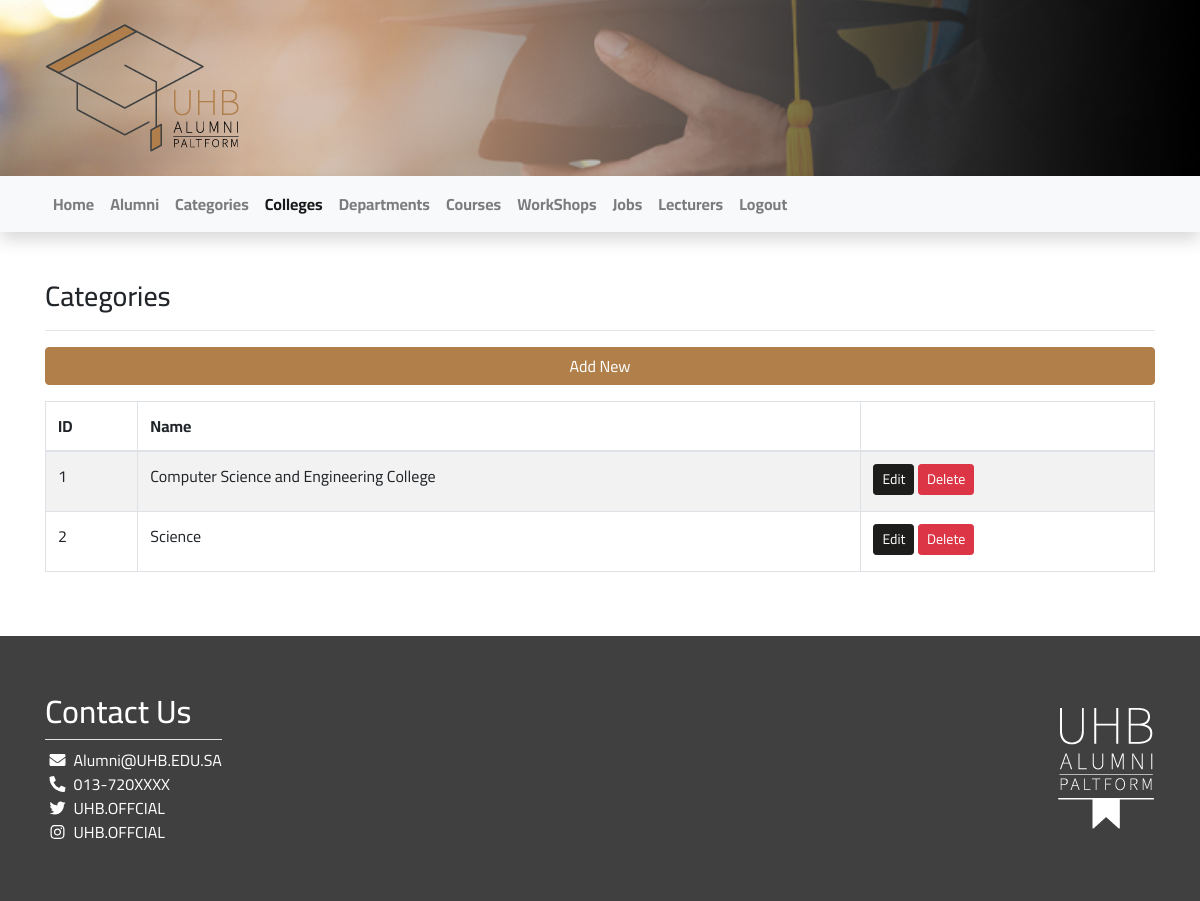
The app's page /Code/views/colleges (signed in) with its own data.
### tables this page shows
CREATE TABLE `colleges` (
  `id` int(11) NOT NULL,
  `colg_name` varchar(255) NOT NULL
);

### Code/views/colleges/index.php (the view, shortened to what this page needs)
<?php
require_once "../../init/init.php";
$stmt = $con->prepare("SELECT * FROM colleges");
$stmt->execute();
$colleges = $stmt->fetchAll();
?>
<div class="container py-5">
    <h3>Categories</h3>
    <hr />
    <a class="btn btn-block mb-3 btn-primary" href="add.php">Add New</a>
    <div class="table-responsive">
        <table class="table table-striped table-hover table-bordered w-100">
            <thead>
                <tr>
                    <th>ID</th>
                    <th>Name</th>
                    <th></th>
                </tr>
            </thead>
            <tbody>
			<?php foreach ($colleges as $college): ?>
                <tr>
                    <td><?= $college['id'] ?></td>
                    <td><?= $college['colg_name'] ?></td>
                    <td>
                        <a class="btn btn-sm mb-1 btn-dark" href="edit.php?id=<?= $college['id'] ?>">Edit</a>
                        <a class="btn btn-sm mb-1 btn-danger" href="delete.php?id=<?= $college['id'] ?>">Delete</a>
                    </td>
                </tr>
			<?php endforeach; ?>
            </tbody>
        </table>
    </div>
</div>
<?php require_once "../includes/footer.php"; ?>

### Code/assets/css/style.css (style rules this page uses)
body { background-repeat: no-repeat; background-size: cover; font-family: 'Cairo'; background-attachment: fixed; background-position: center; }

### records on screen
colleges: id "1", colg_name "Computer Science and Engineering College"
colleges: id "2", colg_name "Science"
